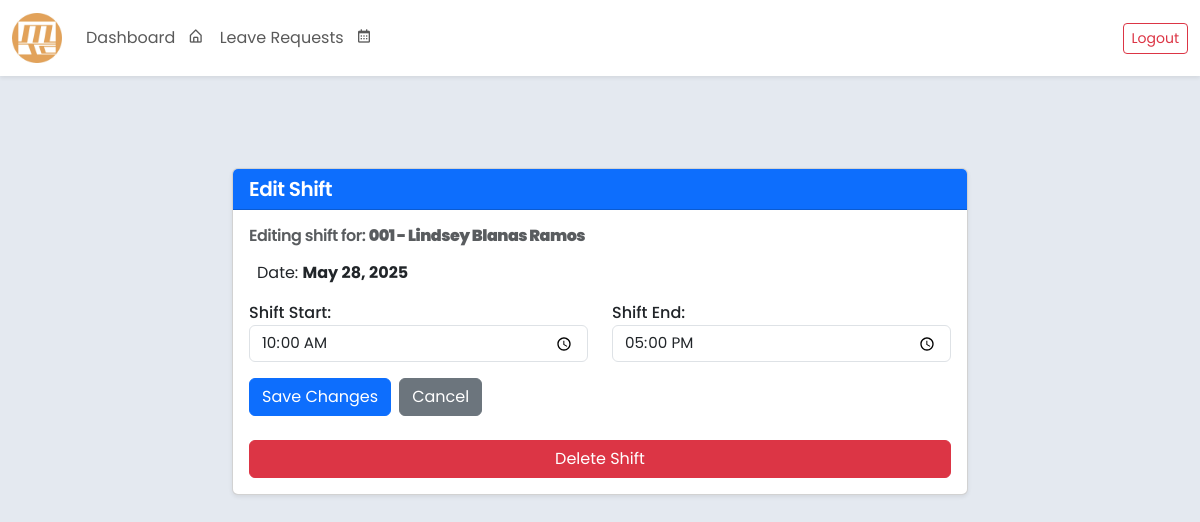
The app's page /shift/edit/57/ (signed in) with its own data.
### core/models.py (models this page shows, shortened)
class Shift(models.Model):
    employee = models.ForeignKey(
        'Employee',
        on_delete=models.CASCADE,
        related_name='shifts'
    )
    department = models.ForeignKey(
        'Department',
        on_delete=models.CASCADE,
        related_name='shifts'
    )
    shift_date = models.DateField(default=timezone.now)
    shift_start = models.TimeField()
    shift_end = models.TimeField()
    class Meta:
        verbose_name = 'Shift'
        verbose_name_plural = 'Shifts'
        db_table = 'shift_table'
        ordering = ['shift_date', 'shift_start']

class Employee(models.Model):
    SEX_CHOICES = [
        ('Male', 'Male'),
        ('Female', 'Female'),
        ('Other', 'Prefer not to Say'),
    ]
    ROLE_CHOICES = [
        ('Regular Employee', 'Regular Employee'),
        ('Department Head', 'Department Head'),
        ('Admin(HR)', 'Admin(HR)'),
        ('Supervisor', 'Supervisor'),
        ('President', 'President')
    ]
    employee_id = models.AutoField(primary_key=True)
    company_id = models.CharField(max_length=20, blank=False, unique=True)
    first_name = models.CharField(max_length=100, blank=False)
    middle_name = models.CharField(max_length=100, blank=True, null=True)
    last_name = models.CharField(max_length=100, blank=False)
    sex = models.CharField(max_length=20, choices=SEX_CHOICES, blank=False)
    role = models.CharField(max_length=20, choices=ROLE_CHOICES, default='Regular Employee', blank=False)
    department = models.ForeignKey(
        Department,
        related_name="employees",
        on_delete=models.SET_NULL,
        null=True,
        blank=True
    )
    contact_number = models.CharField(max_length=15, blank=False)
    date_employed = models.DateField()
    leave_credits = models.IntegerField(default=0, blank=False)
    leave_credits2 = models.IntegerField(default=0, blank=False)
    user_account = models.OneToOneField(User, on_delete=models.SET_NULL, null=True, blank=True, related_name='employee')
    class Meta:
        ordering = ['last_name', 'first_name']
        verbose_name = 'Employee'
        verbose_name_plural = 'Employees'
        db_table = 'employee_table'
        constraints = [
            models.CheckConstraint(
                check=models.Q(leave_credits__gte=0),
                name='positive_leave_credits',
            ),
        ]
    def __str__(self):
        return f"{self.company_id} - {self.first_name} {self.middle_name if self.middle_name else ''} {self.last_name}"

### core/views.py (the view)
# urls.py: path('shift/edit/<int:pk>/', views.edit_shift_view, name='edit_shift'),
def edit_shift_view(request, pk):
    shift = get_object_or_404(Shift, pk=pk)
    print(shift.employee)
    print(type(shift.employee))
    print(dir(shift.employee))
    employee_id = shift.employee.employee_id
    if request.method == 'POST':
        form = ShiftForm(request.POST, instance=shift)
        if form.is_valid():
            form.save()
            return redirect('employee_information', pk=employee_id)
    else:
        form = ShiftForm(instance=shift)
    return render(request, 'edit_shift.html', {'form': form, 'shift': shift})

### core/forms.py
class ShiftForm(forms.ModelForm):
    class Meta:
        model = Shift
        fields = ['shift_start', 'shift_end']
        widgets = {
            'shift_start': forms.TimeInput(
                attrs={
                    'type': 'time',
                    'class': 'form-control',
                    'placeholder': 'Start time'
                }
            ),
            'shift_end': forms.TimeInput(
                attrs={
                    'type': 'time',
                    'class': 'form-control',
                    'placeholder': 'End time'
                }
            ),
        }
        labels = {
            'shift_start': 'Shift Start',
            'shift_end': 'Shift End',
        }

### core/templates/edit_shift.html (shortened to what this page needs)
{% extends 'base.html' %}
{% block content %}
<div class="container my-5">
    <div class="row justify-content-center">
        <div class="col-md-8">
            <div class="card shadow-sm">
                <div class="card-header bg-primary text-white">
                    <h5 class="mb-0">Edit Shift</h5>
                </div>
                <div class="card-body">
                    <h6 class="mb-3 text-muted">
                        Editing shift for: <strong>{{ shift.employee }}</strong>
                    </h6>
                    <p>Date: <strong>{{ shift.shift_date }}</strong></p>
                    <form method="post" class="mb-4">
                        <div class="row">
                            <div class="col-md-6 mb-3">
                                {{ form.shift_start.label_tag }}
                                {{ form.shift_start }}
                            </div>
                            <div class="col-md-6 mb-3">
                                {{ form.shift_end.label_tag }}
                                {{ form.shift_end }}
                            </div>
                        </div>
                        <div class="d-flex gap-2">
                            <button type="submit" class="btn btn-primary">Save Changes</button>
                            <a href="{% url 'employee_information' shift.employee.employee_id %}" class="btn btn-secondary">Cancel</a>
                        </div>
                    </form>
                    <form action="{% url 'delete_shift' shift.id %}" method="post" onsubmit="return confirm('Are you sure you want to delete this shift?');">
                        <button type="submit" class="btn btn-danger w-100">Delete Shift</button>
                    </form>
                </div>
            </div>
        </div>
    </div>
</div>
{% endblock %}

### core/templates/base.html (style rules this page uses)
body { font-family: 'Poppins', sans-serif; font-size: 1rem; color: #333; background-color:rgb(228, 233, 240); }
h1, h2, h3, h4, h5, h6 { font-weight: 600; letter-spacing: -0.5px; }
label { font-weight: 500; }
.form-control { font-size: 0.95rem; }

### records on screen
Shift: employee "001 - Lindsey Blanas Ramos", shift_date "May 28, 2025", shift_start "10:00:00", shift_end "17:00:00"
